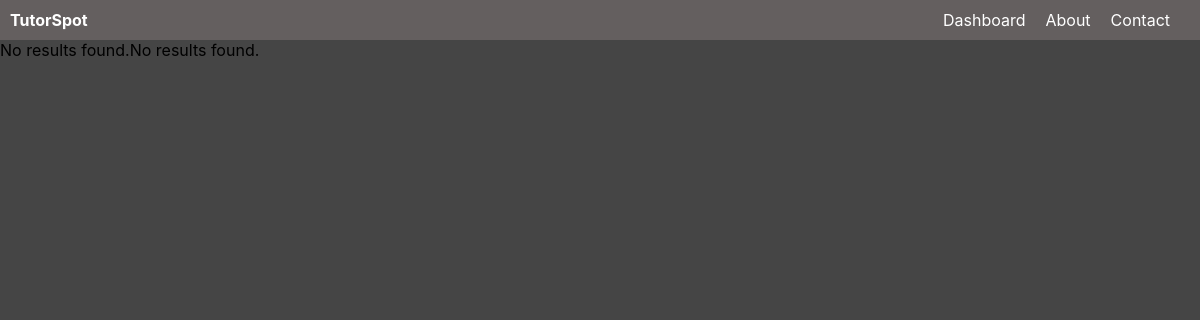
The page /NGO/mentor.php on the database as committed earlier.
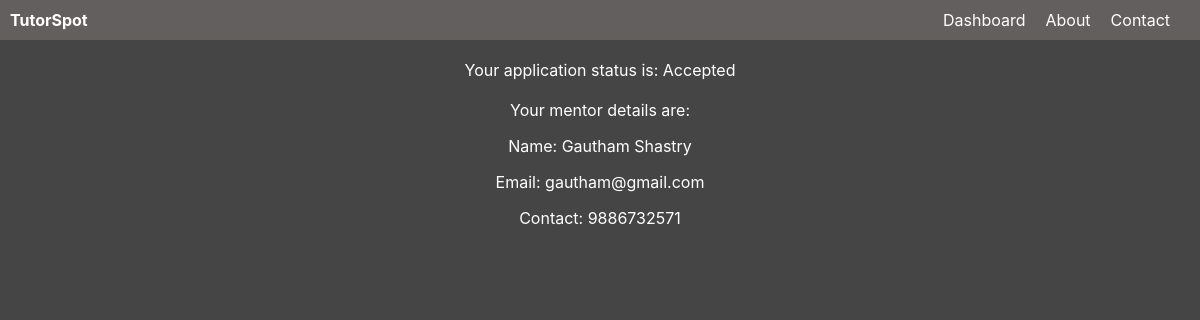
The same page on the database as committed later.
### tables this page shows
CREATE TABLE `ngo_registration` (
  `id` int(11) NOT NULL,
  `ngo_name` varchar(50) NOT NULL,
  `cord` varchar(50) NOT NULL,
  `email` varchar(100) NOT NULL,
  `phone` varchar(100) NOT NULL,
  `no_stud` varchar(100) NOT NULL,
  `age` varchar(100) NOT NULL,
  `application` varchar(500) DEFAULT NULL,
  `STATUS` varchar(100) DEFAULT NULL
);

CREATE TABLE `mentors` (
  `id` int(11) NOT NULL,
  `name` varchar(50) NOT NULL,
  `email` varchar(100) NOT NULL,
  `phone` varchar(255) NOT NULL,
  `ORG_EMAIL` varchar(255) DEFAULT NULL
);

### NGO/mentor.php (the view, shortened to what this page needs)
<!DOCTYPE html>
<html>
	<head>
        <link href="style.css" rel="stylesheet" type="text/css">
		<link rel="stylesheet" href="https://cdnjs.cloudflare.com/ajax/libs/font-awesome/6.2.0/css/all.min.css">
	</head>
	<body>
        <div class="header">
            <h1>TutorSpot</h1>
            <nav>
                <ul>
                    <li><a href="dashboard.html">Dashboard</a></li>
                    <li><a href="#">About</a></li>
                    <li><a href="#">Contact</a></li>
                </ul>
            </nav>
        </div>
        <?php
            $conn = mysqli_connect("localhost", "root", "", "tutorspot");
            $org_email = 'hope@gmail.com';
            $sql = "SELECT name,email,phone FROM mentors WHERE org_email = '$org_email'";
            $sql1 = "SELECT status FROM ngo_registration WHERE email = '$org_email'";
            $result = mysqli_query($conn, $sql);
            $result1 = mysqli_query($conn, $sql1);
if (mysqli_num_rows($result1) > 0 ) {
                      while($row = mysqli_fetch_assoc($result1)) {
                        echo '<div class="status"><p>Your application status is: ' . $row["status"] . '</p></div>';
              }
          } else {
              echo "No results found.";
  }
            if (mysqli_num_rows($result) > 0 ) {
                    while($row = mysqli_fetch_assoc($result)) {
                        echo '<div class="mentor-details">';
                        echo '<p>Your mentor details are:</p>';
                        echo '<p>Name: ' . $row["name"] . '</p>';
                        echo '<p>Email: ' . $row["email"] . '</p>';
                        echo '<p>Contact: ' . $row["phone"] . '</p>';
                        echo '</div>';
            }
        } else {
            echo "No results found.";
}
?>
	</body>
</html>

Rows that differ between the two databases and show on the page:
added ngo_registration: STATUS "Accepted"
added mentors: name "Gautham Shastry", email "gautham@gmail.com", phone "9886732571"
Other text that changed with them:
text no longer shown: "No results found. No results found."
